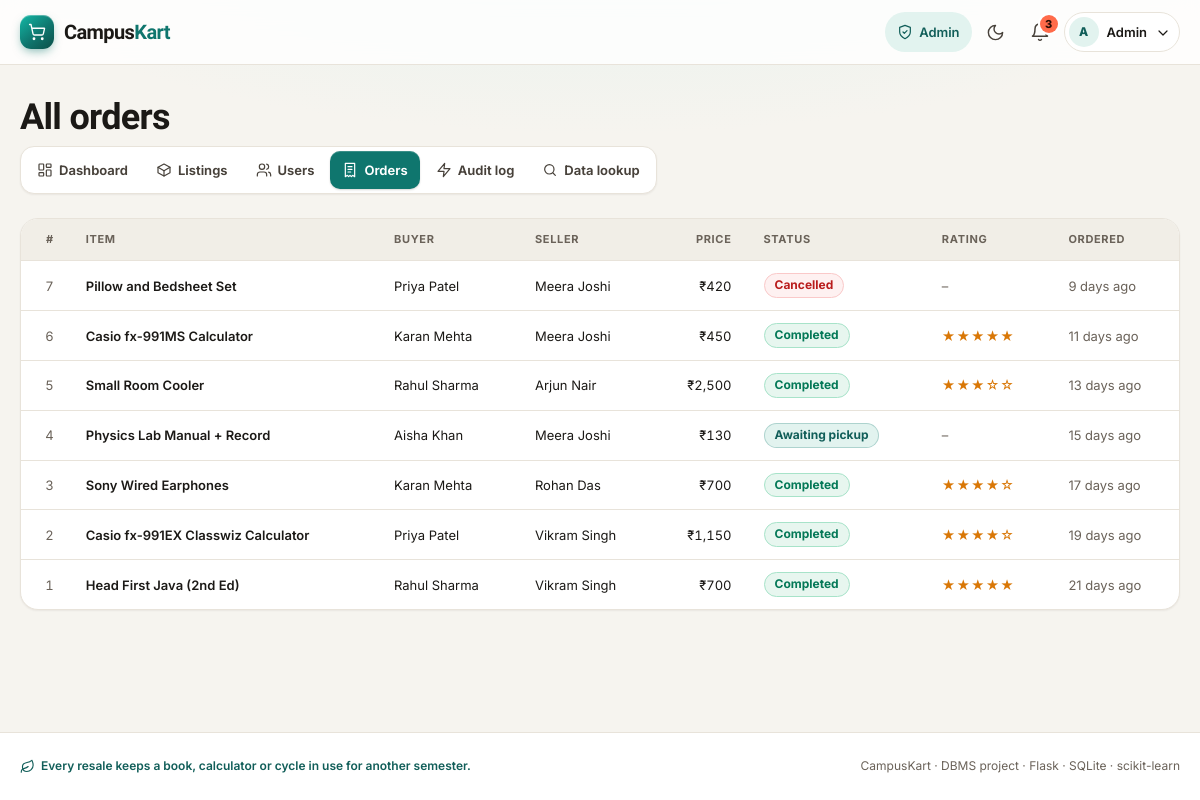
Page /admin/orders (signed in) on the earlier database version.
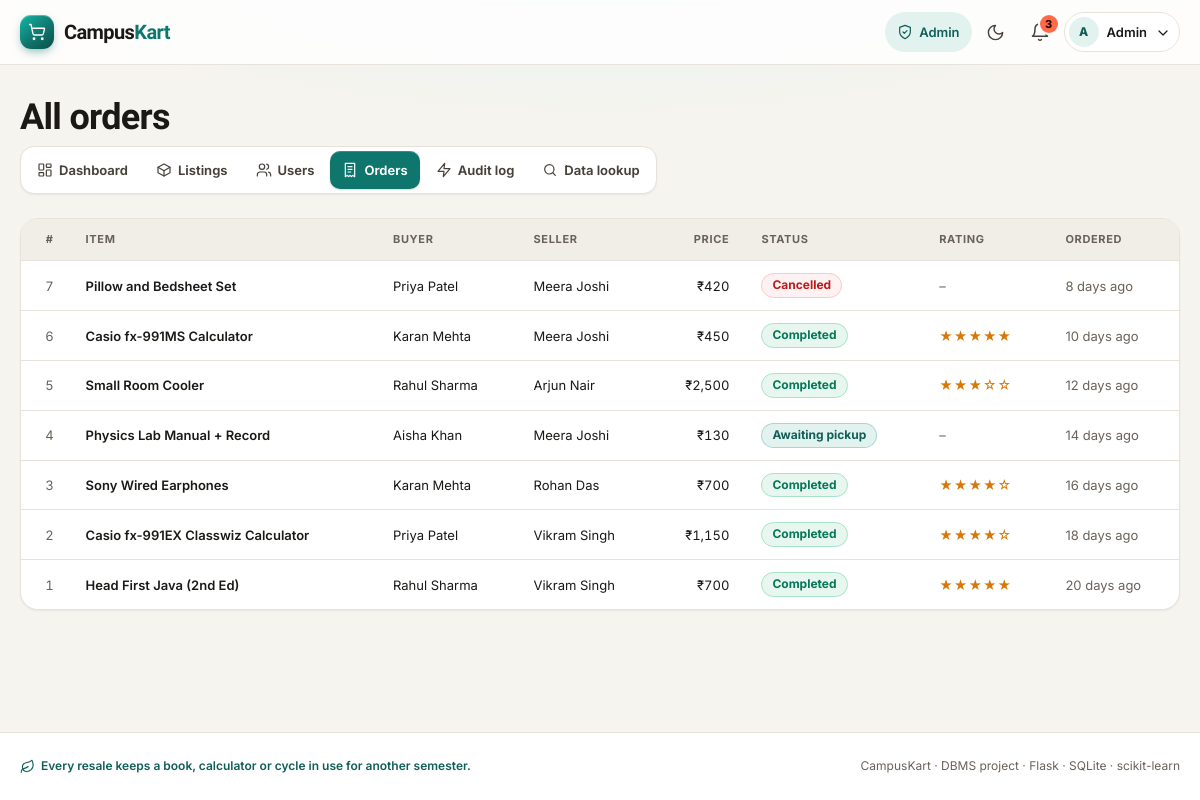
Same page on the later database version.
### tables this page shows
CREATE TABLE orders (
    order_id   INTEGER PRIMARY KEY AUTOINCREMENT,
    product_id INTEGER NOT NULL REFERENCES products(product_id),
    buyer_id   INTEGER NOT NULL REFERENCES users(user_id),
    price      REAL    NOT NULL CHECK (price > 0),
    status     TEXT    NOT NULL DEFAULT 'placed'
               CHECK (status IN ('placed', 'completed', 'cancelled')),
    ordered_at TEXT    NOT NULL DEFAULT (datetime('now', 'localtime'))
);

CREATE TABLE reviews (
    review_id  INTEGER PRIMARY KEY AUTOINCREMENT,
    order_id   INTEGER NOT NULL UNIQUE REFERENCES orders(order_id),  -- one review per order
    rating     INTEGER NOT NULL CHECK (rating BETWEEN 1 AND 5),
    comment    TEXT,
    created_at TEXT    NOT NULL DEFAULT (datetime('now', 'localtime'))
);

CREATE TABLE products (
    product_id     INTEGER PRIMARY KEY AUTOINCREMENT,
    seller_id      INTEGER NOT NULL REFERENCES users(user_id) ON DELETE CASCADE,
    category_id    INTEGER NOT NULL REFERENCES categories(category_id),
    title          TEXT    NOT NULL,
    description    TEXT    NOT NULL,
    original_price REAL    NOT NULL CHECK (original_price > 0),
    price          REAL    NOT NULL CHECK (price > 0),
    condition      TEXT    NOT NULL CHECK (condition IN ('New', 'Like New', 'Good', 'Fair')),
    age_months     INTEGER NOT NULL DEFAULT 0 CHECK (age_months >= 0),
    status         TEXT    NOT NULL DEFAULT 'available'
                   CHECK (status IN ('pending', 'available', 'sold', 'rejected', 'removed')),
    is_flagged     INTEGER NOT NULL DEFAULT 0 CHECK (is_flagged IN (0, 1)),
    spam_score     REAL    NOT NULL DEFAULT 0,      -- filled by AI spam detector
    flag_reason    TEXT,
    created_at     TEXT    NOT NULL DEFAULT (datetime('now', 'localtime'))
);

CREATE TABLE users (
    user_id       INTEGER PRIMARY KEY AUTOINCREMENT,
    name          TEXT    NOT NULL,
    email         TEXT    NOT NULL UNIQUE,
    password_hash TEXT    NOT NULL,
    role          TEXT    NOT NULL DEFAULT 'user' CHECK (role IN ('user', 'admin')),
    branch        TEXT,
    year          INTEGER CHECK (year BETWEEN 1 AND 4),
    phone         TEXT,
    is_blocked    INTEGER NOT NULL DEFAULT 0 CHECK (is_blocked IN (0, 1)),
    created_at    TEXT    NOT NULL DEFAULT (datetime('now', 'localtime'))
);

### app.py (the view)
@app.route("/admin/orders")
@admin_required
def admin_orders():
    rows = query("""SELECT o.*, p.title, b.name AS buyer_name, s.name AS seller_name, r.rating
                    FROM orders o
                    JOIN products p ON p.product_id = o.product_id
                    JOIN users b ON b.user_id = o.buyer_id
                    JOIN users s ON s.user_id = p.seller_id
                    LEFT JOIN reviews r ON r.order_id = o.order_id
                    ORDER BY o.ordered_at DESC""")
    return render_template("admin/orders.html", orders=rows)

### app.py (called while the page is built)
def get_db():
    if "db" not in g:
        g.db = sqlite3.connect(DB_PATH)
        g.db.row_factory = sqlite3.Row
        g.db.execute("PRAGMA foreign_keys = ON")
    return g.db

def query(sql, args=(), one=False):
    rows = get_db().execute(sql, args).fetchall()
    return (rows[0] if rows else None) if one else rows

@app.before_request
def load_user():
    g.user = None
    if "user_id" in session:
        g.user = query("SELECT * FROM users WHERE user_id = ?", (session["user_id"],), one=True)
        if g.user is None or g.user["is_blocked"]:
            session.clear()
            g.user = None

def login_required(view):
    @wraps(view)
    def wrapped(*args, **kwargs):
        if g.user is None:
            flash("Log in to continue.", "info")
            return redirect(url_for("login", next=request.path))
        return view(*args, **kwargs)
    return wrapped

def admin_required(view):
    @wraps(view)
    @login_required
    def wrapped(*args, **kwargs):
        if g.user["role"] != "admin":
            abort(403)
        return view(*args, **kwargs)
    return wrapped

### templates/admin/orders.html (shortened to what this page needs)
{% extends "base.html" %}
{% from "_macros.html" import status_pill, stars %}
{% block content %}
<h1>All orders</h1>
{% include "admin/_nav.html" %}
<div class="card card-flush table-wrap">
  <table>
    <thead>
      <tr><th scope="col" class="num">#</th><th scope="col">Item</th><th scope="col">Buyer</th><th scope="col">Seller</th>
          <th scope="col" class="num">Price</th><th scope="col">Status</th><th scope="col">Rating</th><th scope="col">Ordered</th></tr>
    </thead>
    <tbody>
    {% for o in orders %}
    <tr>
      <td class="num muted">{{ o.order_id }}</td>
      <td><a class="item-link" href="{{ url_for('product', pid=o.product_id) }}">{{ o.title }}</a></td>
      <td>{{ o.buyer_name }}</td>
      <td>{{ o.seller_name }}</td>
      <td class="num">₹{{ o.price|inr }}</td>
      <td>{{ status_pill(o.status) }}</td>
      <td>{% if o.rating %}{{ stars(o.rating) }}{% else %}<span class="muted">–</span>{% endif %}</td>
      <td class="muted nowrap">{{ o.ordered_at|ago }}</td>
    </tr>
    {% endfor %}
    </tbody>
  </table>
</div>
{% endblock %}

### templates/_macros.html (shortened to what this page needs)
{% macro icon(name, size=18, cls='') -%}
<svg class="icon {{ cls }}" width="{{ size }}" height="{{ size }}" viewBox="0 0 24 24" fill="none" stroke="currentColor" stroke-width="1.8" stroke-linecap="round" stroke-linejoin="round" aria-hidden="true" focusable="false">{{ ICONS.get(name, '')|safe }}</svg>
{%- endmacro %}
{% macro stars(n) -%}
<span class="stars" aria-hidden="true">{% for i in range(5) %}{{ '★' if i < n|round|int else '☆' }}{% endfor %}</span><span class="sr-only">Rated {{ n|round(1) }} out of 5</span>
{%- endmacro %}
{% macro status_pill(s) %}
{% set css = {'available': 'good', 'placed': 'brand', 'completed': 'good', 'sold': 'brand',
              'pending': 'warn', 'cancelled': 'bad', 'rejected': 'bad', 'removed': 'bad',
              'countered': 'brand', 'accepted': 'good', 'withdrawn': '', 'expired': ''} %}
{% set label = {'placed': 'Awaiting pickup', 'pending': 'Pending', 'available': 'Live',
                'countered': 'Countered', 'rejected': 'Declined', 'withdrawn': 'Withdrawn'} %}
<span class="pill pill-{{ css.get(s, '') }}">{{ label.get(s, s|capitalize) }}</span>
{% endmacro %}

Differences in the rows shown:
changed orders "Cancelled": ordered_at|ago "9 days ago" → "8 days ago"
changed reviews "Casio fx-991MS Calculator": ordered_at|ago "11 days ago" → "10 days ago"
changed reviews "Small Room Cooler": ordered_at|ago "13 days ago" → "12 days ago"
changed orders "Awaiting pickup": ordered_at|ago "15 days ago" → "14 days ago"
changed reviews "Sony Wired Earphones": ordered_at|ago "17 days ago" → "16 days ago"
changed reviews "Casio fx-991EX Classwiz Calculator": ordered_at|ago "19 days ago" → "18 days ago"
changed reviews "Head First Java (2nd Ed)": ordered_at|ago "21 days ago" → "20 days ago"
